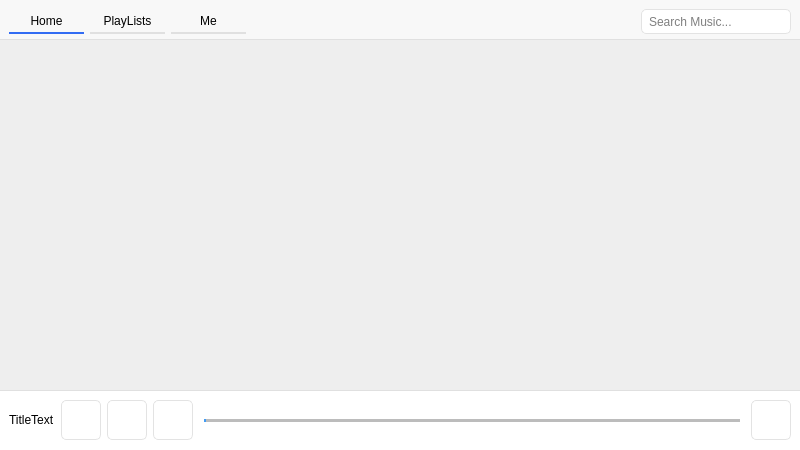
<?xml version="1.0" encoding="UTF-8"?>
<ui version="4.0">
 <class>MainWindow</class>
 <widget class="QWidget" name="MainWindow">
  <property name="geometry">
   <rect>
    <x>0</x>
    <y>0</y>
    <width>800</width>
    <height>450</height>
   </rect>
  </property>
  <property name="minimumSize">
   <size>
    <width>0</width>
    <height>0</height>
   </size>
  </property>
  <property name="font">
   <font>
    <family>Microsoft YaHei UI</family>
   </font>
  </property>
  <property name="acceptDrops">
   <bool>true</bool>
  </property>
  <property name="windowTitle">
   <string>FMusic Lite</string>
  </property>
  <property name="windowIcon">
   <iconset resource="../Assets.qrc">
    <normaloff>:/Images/FMusic.ico</normaloff>:/Images/FMusic.ico</iconset>
  </property>
  <property name="autoFillBackground">
   <bool>false</bool>
  </property>
  <property name="styleSheet">
   <string notr="true">

#MainWindow {
    background-color: rgb(238,238,238);
}

/* QPush Button Styles */

QPushButton {
    background-color: #ffffff;
    border: 1px solid #E3E3E3;
    border-radius: 5px;
    font: 9pt &quot;Microsoft YaHei UI&quot;;
}

QPushButton::hover {
    background-color: #F0F0F0;
    border: 1px solid #E3E3E3;
    border-radius: 5px;
    font: 9pt &quot;Microsoft YaHei UI&quot;;
}

QPushButton:pressed, QPushButton:checked {
    background-color: #ECECEC;
    border: 1px solid #ECECEC;
    border-radius: 5px;
    font: 9pt &quot;Microsoft YaHei UI&quot;;
}

/* QSlider Component Styles */
QSlider{
    border-color: #ffffff;
	border-top-color: rgb(255, 255, 255);
}

QSlider::groove:horizontal {                                
     border: 1px solid #999999;                             
     height: 1px;                                           
    margin: 0px 0;                                         
     left: 5px; right: 5px; 
}

QSlider::handle:horizontal {                               
     border: 0px;
     border-image: url(:/Images/handle_hover.png);
     width: 15px;                                    
     margin: -7px -7px -7px -7px;                  
} 

QSlider::add-page:horizontal{
background: qlineargradient(spread:pad, x1:0, y1:1, x2:0, y2:0, stop:0 #bcbcbc, stop:0.25 #bcbcbc, stop:0.5 #bcbcbc, stop:1 #bcbcbc); 

}

QSlider::sub-page:horizontal{                               
 background: qlineargradient(spread:pad, x1:0, y1:1, x2:0, y2:0, stop:0 #439cf3, stop:0.25 #439cf3, stop:0.5 #439cf3, stop:1 #439cf3);                     
}

QSlider::handle:horizontal:hover {
     border: 0px;
     border-image: url(:/Images/handle_hover.png);
     width: 15px;                                           
     margin: -7px -7px -7px -7px;      
}

/* QLine Edit Styles */

QLineEdit {
	border: 1px solid #E3E3E3;
	border-radius: 5px;
	padding-left: 5px; 
	background-color: #FFFFFF;
	selection-background-color: #A0A0A0; 
	selection-color: #F2F2F2; 
    font: 9pt &quot;Microsoft YaHei UI&quot;;
}

QLineEdit:hover { 
	border: 1px solid #326CF3;
	border-radius: 5px;
	background-color: #FFFFFF;
	selection-background-color: #298DFF;
	selection-color: #F2F2F2;
}

QLineEdit[echoMode=&quot;2&quot;] { 
	lineedit-password-character: 9679;
	lineedit-password-mask-delay: 2000;
}

QLineEdit:disabled {
	border: 1px solid #CDCDCD;
	background-color: #CDCDCD;
	color: #B4B4B4;
}

QLineEdit:read-only {
	background-color: #CDCDCD;
	color: #F2F2F2;
}</string>
  </property>
  <layout class="QVBoxLayout" name="verticalLayout">
   <property name="spacing">
    <number>0</number>
   </property>
   <property name="sizeConstraint">
    <enum>QLayout::SetDefaultConstraint</enum>
   </property>
   <property name="leftMargin">
    <number>0</number>
   </property>
   <property name="topMargin">
    <number>0</number>
   </property>
   <property name="rightMargin">
    <number>0</number>
   </property>
   <property name="bottomMargin">
    <number>0</number>
   </property>
   <item>
    <widget class="QWidget" name="title_bar" native="true">
     <property name="minimumSize">
      <size>
       <width>0</width>
       <height>40</height>
      </size>
     </property>
     <property name="maximumSize">
      <size>
       <width>16777215</width>
       <height>40</height>
      </size>
     </property>
     <property name="styleSheet">
      <string notr="true">#title_bar {
   background-color: rgb(248,248,248);
   border-bottom: 1px solid #E0E0E0;
}</string>
     </property>
     <layout class="QHBoxLayout" name="horizontalLayout_2">
      <property name="spacing">
       <number>6</number>
      </property>
      <item alignment="Qt::AlignLeft">
       <widget class="QPushButton" name="home">
        <property name="minimumSize">
         <size>
          <width>75</width>
          <height>25</height>
         </size>
        </property>
        <property name="maximumSize">
         <size>
          <width>75</width>
          <height>25</height>
         </size>
        </property>
        <property name="styleSheet">
         <string notr="true">#home {
    background-color: rgba(0,0,0,0);
    border-radius: 0px;
    border: transparent;
    border-bottom: 2px solid #326CF3;
}</string>
        </property>
        <property name="text">
         <string>Home</string>
        </property>
       </widget>
      </item>
      <item>
       <widget class="QPushButton" name="playlist">
        <property name="minimumSize">
         <size>
          <width>75</width>
          <height>25</height>
         </size>
        </property>
        <property name="maximumSize">
         <size>
          <width>75</width>
          <height>25</height>
         </size>
        </property>
        <property name="styleSheet">
         <string notr="true">#playlist {
    background-color: rgba(0,0,0,0);
    border-radius: 0px;
    border: transparent;
    border-bottom: 2px solid #E0E0E0;
}</string>
        </property>
        <property name="text">
         <string>PlayLists</string>
        </property>
       </widget>
      </item>
      <item>
       <widget class="QPushButton" name="me">
        <property name="minimumSize">
         <size>
          <width>75</width>
          <height>25</height>
         </size>
        </property>
        <property name="maximumSize">
         <size>
          <width>75</width>
          <height>25</height>
         </size>
        </property>
        <property name="styleSheet">
         <string notr="true">#me {
   
    background-color: rgba(0,0,0,0);
    border-radius: 0px;
    border: transparent;
    border-bottom: 2px solid #E0E0E0;
}</string>
        </property>
        <property name="text">
         <string>Me</string>
        </property>
       </widget>
      </item>
      <item>
       <spacer name="horizontalSpacer">
        <property name="orientation">
         <enum>Qt::Horizontal</enum>
        </property>
        <property name="sizeHint" stdset="0">
         <size>
          <width>40</width>
          <height>20</height>
         </size>
        </property>
       </spacer>
      </item>
      <item>
       <widget class="QLineEdit" name="searchBox">
        <property name="minimumSize">
         <size>
          <width>150</width>
          <height>25</height>
         </size>
        </property>
        <property name="maximumSize">
         <size>
          <width>150</width>
          <height>25</height>
         </size>
        </property>
        <property name="inputMask">
         <string/>
        </property>
        <property name="dragEnabled">
         <bool>true</bool>
        </property>
        <property name="placeholderText">
         <string>Search Music...</string>
        </property>
        <property name="clearButtonEnabled">
         <bool>true</bool>
        </property>
       </widget>
      </item>
     </layout>
    </widget>
   </item>
   <item>
    <widget class="QWidget" name="shower" native="true">
     <property name="minimumSize">
      <size>
       <width>0</width>
       <height>0</height>
      </size>
     </property>
     <property name="styleSheet">
      <string notr="true">#shower {

}</string>
     </property>
     <layout class="QVBoxLayout" name="verticalLayout_2"/>
    </widget>
   </item>
   <item>
    <widget class="QWidget" name="controllerbar" native="true">
     <property name="minimumSize">
      <size>
       <width>0</width>
       <height>60</height>
      </size>
     </property>
     <property name="maximumSize">
      <size>
       <width>16777215</width>
       <height>60</height>
      </size>
     </property>
     <property name="styleSheet">
      <string notr="true">#controllerbar {
    
	background-color: rgb(255, 255, 255);
    border-top: 1px solid #E0E0E0;
    
}</string>
     </property>
     <layout class="QHBoxLayout" name="horizontalLayout">
      <item>
       <widget class="QLabel" name="TitleText">
        <property name="styleSheet">
         <string notr="true">font: 9pt &quot;Microsoft YaHei UI&quot;;</string>
        </property>
        <property name="text">
         <string>TitleText</string>
        </property>
       </widget>
      </item>
      <item alignment="Qt::AlignLeft">
       <widget class="QPushButton" name="periousmusic">
        <property name="minimumSize">
         <size>
          <width>40</width>
          <height>40</height>
         </size>
        </property>
        <property name="maximumSize">
         <size>
          <width>40</width>
          <height>40</height>
         </size>
        </property>
        <property name="styleSheet">
         <string notr="true">
QPushButton {
    background-color: #ffffff;
    border: 1px solid #E3E3E3;
    border-radius: 5px;
    font: 9pt &quot;Segoe MDL2 Assets&quot;;
}

QPushButton::hover {
    background-color: #F0F0F0;
    border: 1px solid #E3E3E3;
    border-radius: 5px;
    font: 9pt &quot;Segoe MDL2 Assets&quot;;
}

QPushButton:pressed, QPushButton:checked {
    background-color: #ECECEC;
    border: 1px solid #ECECEC;
    border-radius: 5px;
    font: 9pt &quot;Segoe MDL2 Assets&quot;;
}
</string>
        </property>
       </widget>
      </item>
      <item alignment="Qt::AlignLeft">
       <widget class="QPushButton" name="playbutton">
        <property name="minimumSize">
         <size>
          <width>40</width>
          <height>40</height>
         </size>
        </property>
        <property name="maximumSize">
         <size>
          <width>40</width>
          <height>40</height>
         </size>
        </property>
        <property name="font">
         <font>
          <family>Segoe MDL2 Assets</family>
          <pointsize>9</pointsize>
          <weight>50</weight>
          <italic>false</italic>
          <bold>false</bold>
         </font>
        </property>
        <property name="styleSheet">
         <string notr="true">
QPushButton {
    background-color: #ffffff;
    border: 1px solid #E3E3E3;
    border-radius: 5px;
    font: 9pt &quot;Segoe MDL2 Assets&quot;;
}

QPushButton::hover {
    background-color: #F0F0F0;
    border: 1px solid #E3E3E3;
    border-radius: 5px;
    font: 9pt &quot;Segoe MDL2 Assets&quot;;
}

QPushButton:pressed, QPushButton:checked {
    background-color: #ECECEC;
    border: 1px solid #ECECEC;
    border-radius: 5px;
    font: 9pt &quot;Segoe MDL2 Assets&quot;;
}
</string>
        </property>
        <property name="text">
         <string/>
        </property>
       </widget>
      </item>
      <item alignment="Qt::AlignLeft">
       <widget class="QPushButton" name="nextmusic">
        <property name="minimumSize">
         <size>
          <width>40</width>
          <height>40</height>
         </size>
        </property>
        <property name="maximumSize">
         <size>
          <width>40</width>
          <height>40</height>
         </size>
        </property>
        <property name="styleSheet">
         <string notr="true">
QPushButton {
    background-color: #ffffff;
    border: 1px solid #E3E3E3;
    border-radius: 5px;
    font: 9pt &quot;Segoe MDL2 Assets&quot;;
}

QPushButton::hover {
    background-color: #F0F0F0;
    border: 1px solid #E3E3E3;
    border-radius: 5px;
    font: 9pt &quot;Segoe MDL2 Assets&quot;;
}

QPushButton:pressed, QPushButton:checked {
    background-color: #ECECEC;
    border: 1px solid #ECECEC;
    border-radius: 5px;
    font: 9pt &quot;Segoe MDL2 Assets&quot;;
}
</string>
        </property>
        <property name="text">
         <string/>
        </property>
       </widget>
      </item>
      <item>
       <widget class="QSlider" name="horizontalSlider">
        <property name="minimumSize">
         <size>
          <width>0</width>
          <height>40</height>
         </size>
        </property>
        <property name="maximumSize">
         <size>
          <width>16777215</width>
          <height>40</height>
         </size>
        </property>
        <property name="orientation">
         <enum>Qt::Horizontal</enum>
        </property>
       </widget>
      </item>
      <item>
       <widget class="QPushButton" name="othermenu">
        <property name="minimumSize">
         <size>
          <width>40</width>
          <height>40</height>
         </size>
        </property>
        <property name="maximumSize">
         <size>
          <width>40</width>
          <height>40</height>
         </size>
        </property>
        <property name="styleSheet">
         <string notr="true">
QPushButton {
    background-color: #ffffff;
    border: 1px solid #E3E3E3;
    border-radius: 5px;
    font: 9pt &quot;Segoe MDL2 Assets&quot;;
}

QPushButton::hover {
    background-color: #F0F0F0;
    border: 1px solid #E3E3E3;
    border-radius: 5px;
    font: 9pt &quot;Segoe MDL2 Assets&quot;;
}

QPushButton:pressed, QPushButton:checked {
    background-color: #ECECEC;
    border: 1px solid #ECECEC;
    border-radius: 5px;
    font: 9pt &quot;Segoe MDL2 Assets&quot;;
}
</string>
        </property>
        <property name="text">
         <string/>
        </property>
       </widget>
      </item>
     </layout>
    </widget>
   </item>
  </layout>
 </widget>
 <resources>
  <include location="../Assets.qrc"/>
 </resources>
 <connections/>
</ui>
